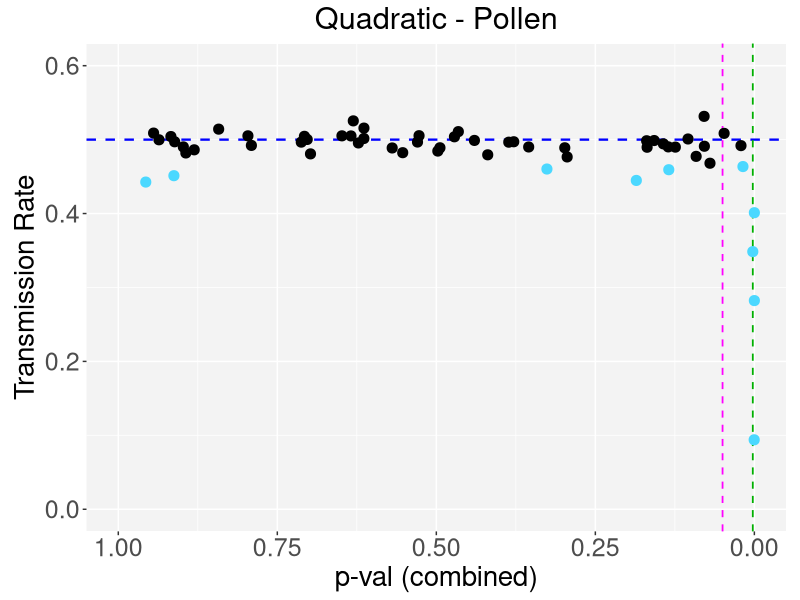
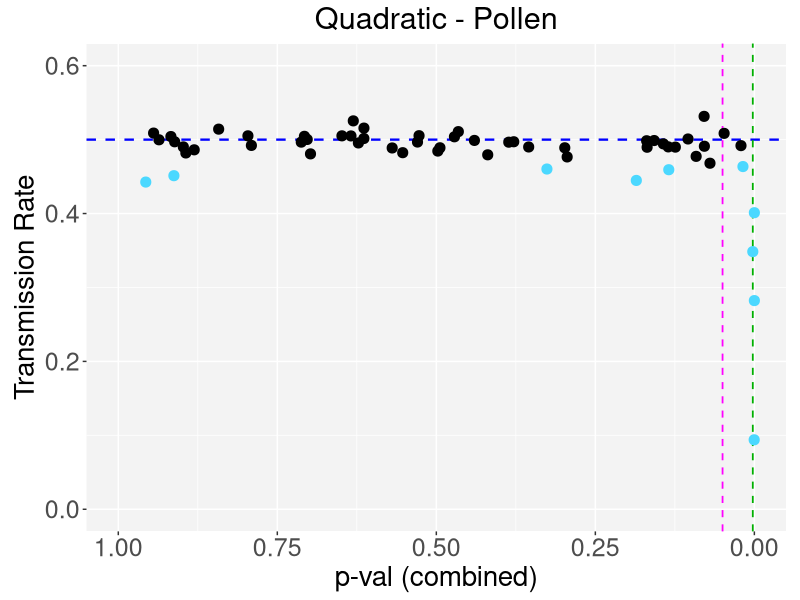
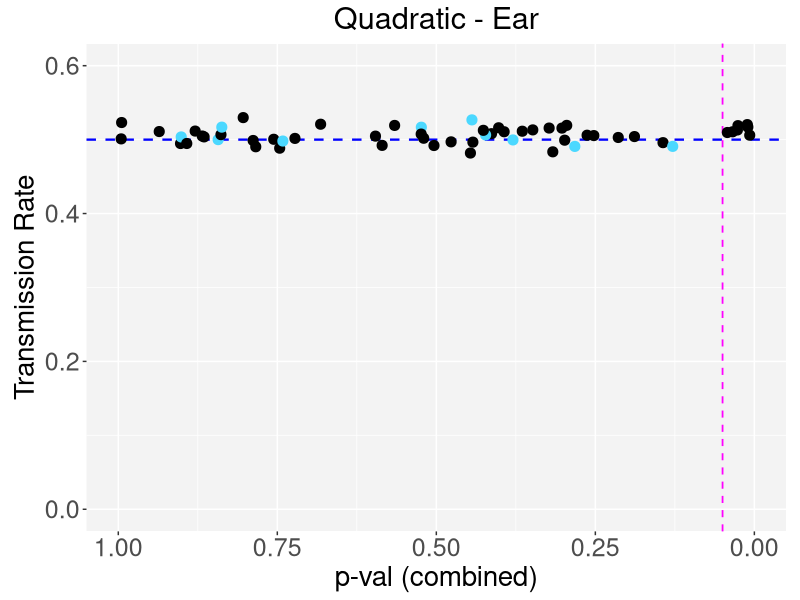
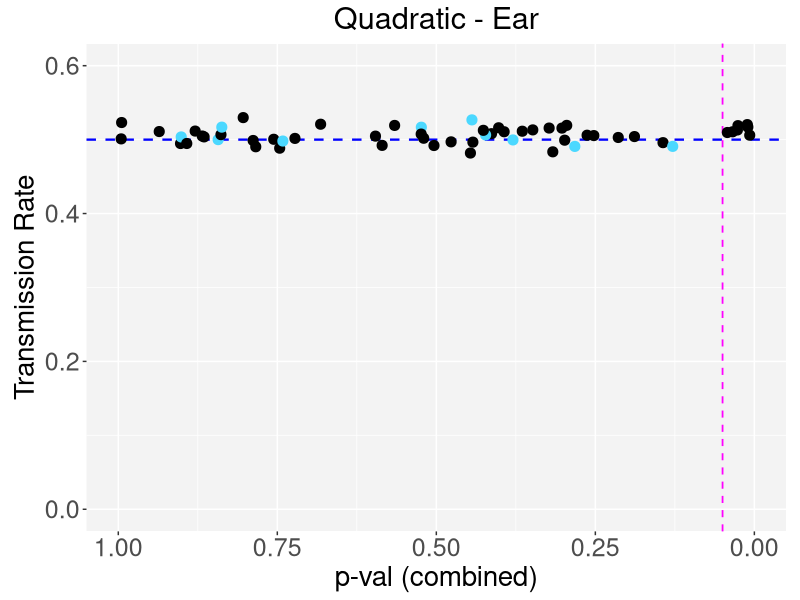
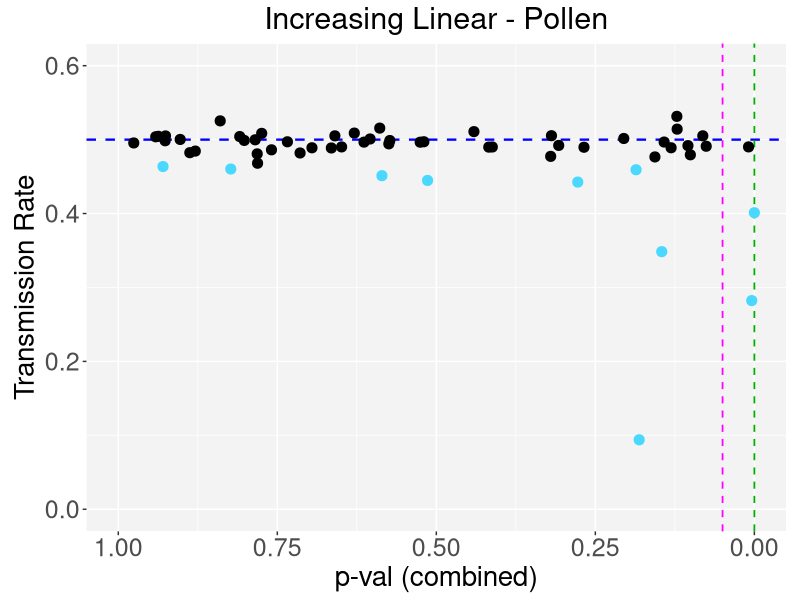
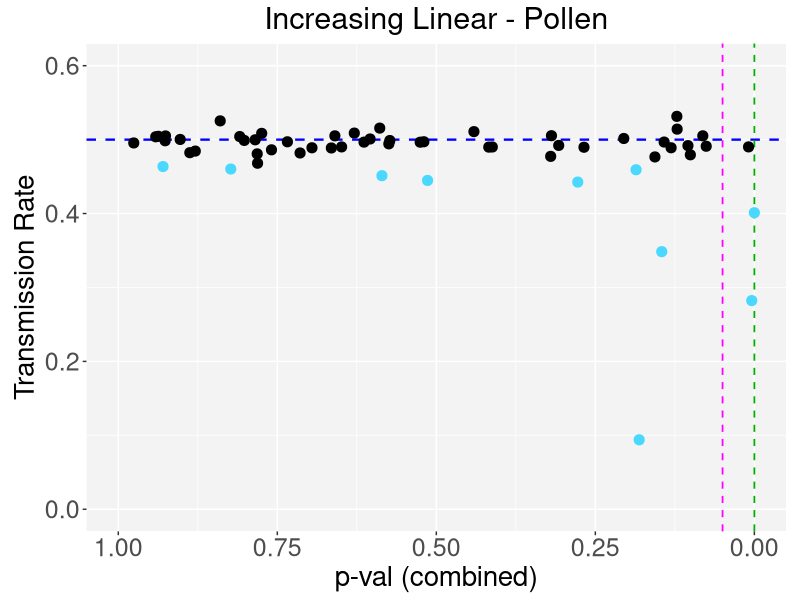
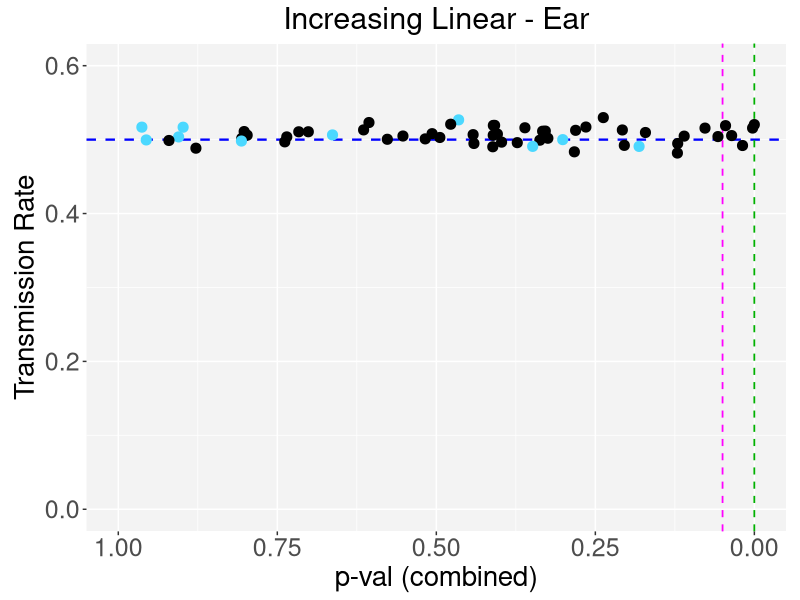
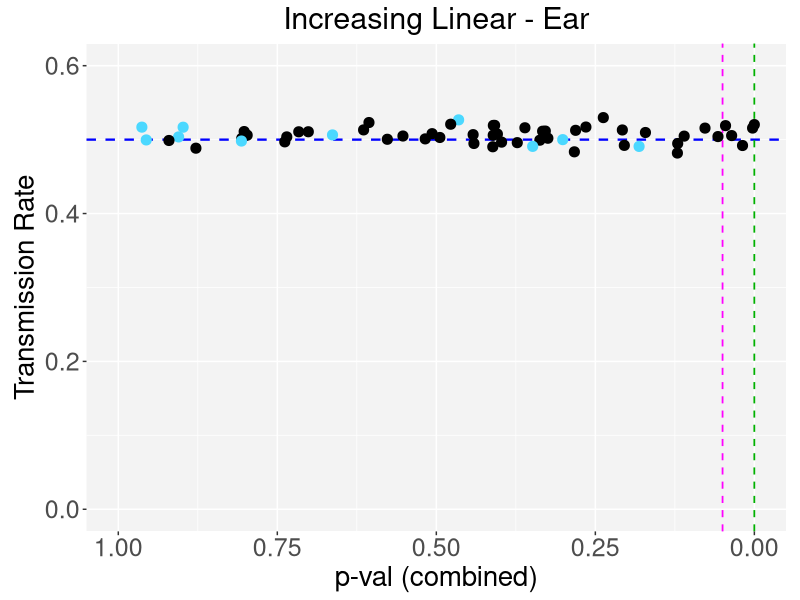

Here is the R script that generated these plots, in order:
library(ggplot2)

pollen_df <- read.csv("stat_sum_fisher_pollen.tsv", sep="\t")
ear_df <- read.csv("stat_sum_fisher_ear.tsv", sep="\t")

tr_glm_pollen <- read.csv("transmission_rate_glm_male.tsv", sep="\t")
tr_glm_ear <- read.csv("transmission_rate_glm_female.tsv", sep="\t")

ear_sig<-tr_glm_ear[,c("allele","adj_p_value", "estimated_transmission_percentage")]
ear_df<-merge(ear_df, ear_sig, by.x="Allele", by.y="allele", all=TRUE)

pollen_sig<- tr_glm_pollen[,c("allele","adj_p_value", "estimated_transmission_percentage")]
pollen_df<-merge(pollen_df, pollen_sig, by.x="Allele", by.y="allele", all=TRUE)

the_theme <- theme(panel.background = element_rect(fill = '#f3f3f3'), 
plot.margin = margin(5,10,5,10) , legend.position="none", plot.title = element_text(hjust = 0.5, size=22),
axis.title = element_text(size=20), axis.text = element_text(size = 18) )
point_size <- 3.1
red_line_width <- 0.6

unit="in"
w = 4.33
h = 4
dpi = 300

color_pair_p<- c("#000000", "#4bd8ff")
#color_pair_e<- c("#000000", "#000000")
color_pair_e<- c("#000000", "#4bd8ff")


dir.create("./Spatial_Vs_Transmission_Plots")

benji_hoch <- function(u){
    #adapted Benjamini-Hochberg calculation code from sgof package, see https://github.com/cran/sgof/blob/master/R/BH.R
    alpha = 0.05  #false discovery rate for BH calc
    n=length(u)
    r=rank(u,ties.method="max")
    bh=max(c(r[u<=(r/n)*alpha],0),na.rm = T) 
    su<-sort(u)
    #end sgof adapted code
    return(su[bh])
}

BH_cutoff <- list()


u <-unlist(pollen_df["Quadratic"], use.names=FALSE)
BH_cutoff[["Pollen_Quadratic"]] <- benji_hoch(u)

plot <- ggplot(pollen_df, aes(x=Quadratic, y=Transmission.Rate, color=adj_p_value<=0.05)) + ylim(0,.6) + xlim(0,1) + 
ggtitle("Quadratic - Pollen") + xlab("p-val (combined)") + the_theme +
geom_hline(yintercept=0.5,linetype='dashed', color="blue",size=0.8) + 
geom_vline(xintercept=BH_cutoff$Pollen_Quadratic, linetype='dashed', color='#00b000', linewidth=red_line_width) +
geom_vline(xintercept=0.05, linetype='dashed', color='magenta', linewidth=red_line_width) +
geom_point(size=point_size) + scale_color_manual(values=color_pair_p)  + scale_x_reverse(limits = c(1.0,0)) +
ylab("Transmission Rate")

ggsave("Spatial_Vs_Transmission_Plots/pollen_quad.pdf", units=unit, width=w, height=h)
ggsave("Spatial_Vs_Transmission_Plots/pollen_quad.png", units=unit, width=w, height=h, dpi=dpi)


u <-unlist(ear_df["Quadratic"], use.names=FALSE)
BH_cutoff[["Ear_Quadratic"]] <- benji_hoch(u)

plot <- ggplot(ear_df, aes(x=Quadratic, y=Transmission.Rate, color=pollen_df$adj_p_value<=0.05))  + ylim(0,.6) + xlim(0,1) +
ggtitle("Quadratic - Ear") + xlab("p-val (combined)") + the_theme +
geom_hline(yintercept=0.5,linetype='dashed', color="blue",size=0.8 ) +  
geom_vline(xintercept=BH_cutoff$Ear_Quadratic, linetype='dashed', color='#00b000', linewidth=red_line_width) +
geom_vline(xintercept=0.05, linetype='dashed', color='magenta', linewidth=red_line_width) +
geom_point(size=point_size) + scale_color_manual(values=color_pair_e)  + scale_x_reverse(limits = c(1.0,0))  +
ylab("Transmission Rate")

ggsave("Spatial_Vs_Transmission_Plots/ear_quad.pdf", units=unit, width=w, height=h)
ggsave("Spatial_Vs_Transmission_Plots/ear_quad.png", units=unit, width=w, height=h, dpi=dpi)


u <-unlist(pollen_df["Increasing.Linear"], use.names=FALSE)
BH_cutoff[["Pollen_Linear_Increasing"]] <- benji_hoch(u)

plot <- ggplot(pollen_df, aes(x=Increasing.Linear, y=Transmission.Rate, color=adj_p_value<=0.05)) + ylim(0,.6) + xlim(0,1) +
ggtitle("Increasing Linear - Pollen") + xlab("p-val (combined)") + the_theme + 
geom_hline(yintercept=0.5,linetype='dashed', color="blue" ,size=0.8) +   
geom_vline(xintercept=BH_cutoff$Pollen_Linear_Increasing, linetype='dashed', color='#00b000', linewidth=red_line_width) +
geom_vline(xintercept=0.05, linetype='dashed', color='magenta', linewidth=red_line_width) +
geom_point(size=point_size) + scale_color_manual(values=color_pair_p) + scale_x_reverse(limits = c(1.0,0)) +
ylab("Transmission Rate")

ggsave("Spatial_Vs_Transmission_Plots/pollen_linear_increasing.pdf", units=unit, width=w, height=h)
ggsave("Spatial_Vs_Transmission_Plots/pollen_linear_increasing.png", units=unit, width=w, height=h, dpi=dpi)


u <-unlist(ear_df["Increasing.Linear"], use.names=FALSE)
BH_cutoff[["Ear_Linear_Increasing"]] <- benji_hoch(u)

plot <- ggplot(ear_df, aes(x=Increasing.Linear, y=Transmission.Rate, color=pollen_df$adj_p_value<=0.05)) + ylim(0,.6) + xlim(0,1) + 
ggtitle("Increasing Linear - Ear") + xlab("p-val (combined)")+ the_theme +
geom_hline(yintercept=0.5,linetype='dashed', color="blue",size=0.8 ) +   
geom_vline(xintercept=BH_cutoff$Ear_Linear_Increasing, linetype='dashed', color='#00b000', linewidth=red_line_width) +
geom_vline(xintercept=0.05, linetype='dashed', color='magenta', linewidth=red_line_width) +
geom_point(size=point_size) + scale_color_manual(values=color_pair_e) + scale_x_reverse(limits = c(1.0,0)) +
ylab("Transmission Rate") 

ggsave("Spatial_Vs_Transmission_Plots/ear_linear_increasing.pdf", units=unit, width=w, height=h)
ggsave("Spatial_Vs_Transmission_Plots/ear_linear_increasing.png", units=unit, width=w, height=h, dpi=dpi)

u <-unlist(pollen_df["Decreasing.Linear"], use.names=FALSE)
BH_cutoff[["Pollen_Linear_Decreasing"]] <- benji_hoch(u)

plot <- ggplot(pollen_df, aes(x=Decreasing.Linear, y=Transmission.Rate, color=adj_p_value<=0.05)) + ylim(0,.6) + xlim(0,1) +
ggtitle("Decreasing Linear - Pollen") + xlab("p-val (combined)") + the_theme + 
geom_hline(yintercept=0.5,linetype='dashed', color="blue",size=0.8) +   
geom_vline(xintercept=BH_cutoff$Pollen_Linear_Decreasing, linetype='dashed', color='#00b000', linewidth=red_line_width) +
geom_vline(xintercept=0.05, linetype='dashed', color='magenta', linewidth=red_line_width) +
geom_point(size=point_size) + scale_color_manual(values=color_pair_p) + scale_x_reverse(limits = c(1.0,0)) +
ylab("Transmission Rate")

ggsave("Spatial_Vs_Transmission_Plots/pollen_linear_decreasing.pdf", units=unit, width=w, height=h)
ggsave("Spatial_Vs_Transmission_Plots/pollen_linear_decreasing.png", units=unit, width=w, height=h, dpi=dpi)

u <-unlist(ear_df["Decreasing.Linear"], use.names=FALSE)
BH_cutoff[["Ear_Linear_Decreasing"]] <- benji_hoch(u)

plot <- ggplot(ear_df, aes(x=Decreasing.Linear, y=Transmission.Rate, color=pollen_df$adj_p_value<=0.05))  + ylim(0,.6) + xlim(0,1) + 
ggtitle("Decreasing Linear - Ear") + xlab("p-val (combined)")+ the_theme +
geom_hline(yintercept=0.5,linetype='dashed', color="blue",size=0.8) +   
geom_vline(xintercept=BH_cutoff$Ear_Linear_Decreasing, linetype='dashed', color='#00b000', linewidth=red_line_width) +
geom_vline(xintercept=0.05, linetype='dashed', color='magenta', linewidth=red_line_width) +
geom_point(size=point_size) + scale_color_manual(values=color_pair_e) + scale_x_reverse(limits = c(1.0,0)) +
ylab("Transmission Rate")

ggsave("Spatial_Vs_Transmission_Plots/ear_linear_decreasing.pdf", units=unit, width=w, height=h)
ggsave("Spatial_Vs_Transmission_Plots/ear_linear_decreasing.png", units=unit, width=w, height=h, dpi=dpi)

output_pollen <- pollen_df[c("Allele", "Increasing.Linear","Decreasing.Linear", "Quadratic")]
output_ear <- ear_df[c("Allele", "Increasing.Linear","Decreasing.Linear", "Quadratic")]

output_pollen["Inc_Linear_Benji_Pass"] <- pollen_df["Increasing.Linear"] <=BH_cutoff[["Pollen_Linear_Increasing"]]
output_pollen["Dec_Linear_Benji_Pass"] <- pollen_df["Decreasing.Linear"] <=BH_cutoff[["Pollen_Linear_Decreasing"]]
output_pollen["Quadratic_Benji_Pass"] <- pollen_df["Quadratic"] <=BH_cutoff[["Pollen_Quadratic"]]

output_pollen["Transmission_Rate_Spatial_GLM"] <- pollen_df["Transmission.Rate"]
output_pollen["Transmission_Defect"] <- pollen_df["adj_p_value"] <= 0.05 & pollen_df["Transmission.Rate"]<0.5
output_pollen["Transmission_Bias_Positive"] <-pollen_df["adj_p_value"] <= 0.05 & pollen_df["Transmission.Rate"]>0.5
output_pollen["TR_GLM_Adj_pval"] <-pollen_df["adj_p_value"]

output_pollen["Count"] <- pollen_df["Count"]
output_pollen["Transmission_Rate_TR_GLM"] <- pollen_df["estimated_transmission_percentage"]

output_pollen <- output_pollen[, c("Allele","Count","Increasing.Linear", "Inc_Linear_Benji_Pass",
"Decreasing.Linear", "Dec_Linear_Benji_Pass",
 "Quadratic", "Quadratic_Benji_Pass", "Transmission_Rate_Spatial_GLM","Transmission_Rate_TR_GLM","Transmission_Defect", "Transmission_Bias_Positive", "TR_GLM_Adj_pval")]

output_ear["Inc_Linear_Benji_Pass"] <- ear_df["Increasing.Linear"] <=BH_cutoff[["Ear_Linear_Increasing"]]
output_ear["Dec_Linear_Benji_Pass"] <- ear_df["Decreasing.Linear"] <=BH_cutoff[["Ear_Linear_Decreasing"]]
output_ear["Quadratic_Benji_Pass"] <- ear_df["Quadratic"] <=BH_cutoff[["Ear_Quadratic"]]

output_ear["Transmission_Rate_Spatial_GLM"] <- ear_df["Transmission.Rate"]
output_ear["Transmission_Defect"] <- ear_df["adj_p_value"] <= 0.05 & ear_df["Transmission.Rate"]<0.5
output_ear["Transmission_Bias_Positive"] <-ear_df["adj_p_value"] <= 0.05 & ear_df["Transmission.Rate"]>0.5
output_ear["TR_GLM_Adj_pval"] <-ear_df["adj_p_value"]

output_ear["Count"] <- ear_df["Count"]
output_ear["Transmission_Rate_TR_GLM"] <- ear_df["estimated_transmission_percentage"]

output_ear <- output_ear[, c("Allele", "Count", "Increasing.Linear", "Inc_Linear_Benji_Pass",
"Decreasing.Linear", "Dec_Linear_Benji_Pass",
 "Quadratic", "Quadratic_Benji_Pass", "Transmission_Rate_Spatial_GLM", "Transmission_Rate_TR_GLM", "Transmission_Defect", "Transmission_Bias_Positive", "TR_GLM_Adj_pval")]

write.csv(output_pollen, "allele_results_pollen.csv", row.names=FALSE)
write.csv(output_ear, "allele_results_ear.csv", row.names=FALSE)